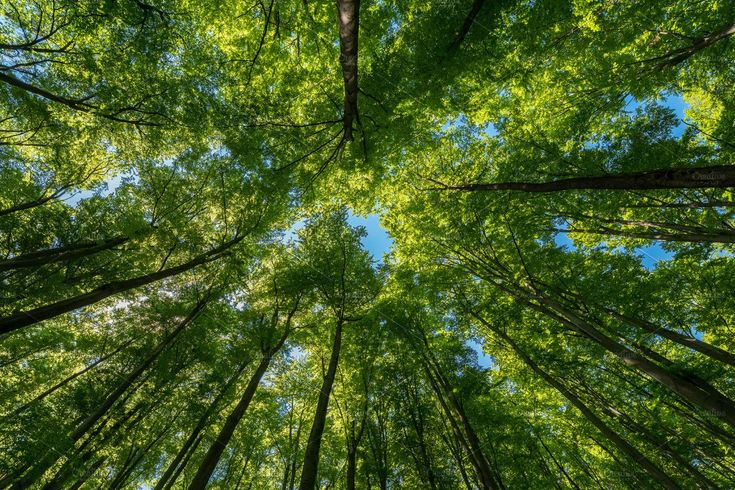
#> input picture image/nature.jpg, 735 x 490 px, found by its file name
$ python hello.py
#> lines starting #> are read from the running program, lines starting #| are printed output that depends on the picture
import numpy as np
import matplotlib.pyplot as plt
from mpl_toolkits.mplot3d import Axes3D
import cv2

def conv2d_manual(image, kernel):
    # ขนาดภาพ
    h, w = image.shape

    # ขนาด kernel
    kh, kw = kernel.shape

    # ต้อง flip kernel สำหรับ convolution
    kernel_flipped = np.flipud(np.fliplr(kernel))

    # padding รอบภาพ
    pad_h = kh // 2
    pad_w = kw // 2

    # สร้างภาพ padding
    padded = np.pad(image, ((pad_h, pad_h), (pad_w, pad_w)), mode='constant')

    # เตรียมที่เก็บผลลัพธ์
    result = np.zeros((h, w))

    # convolution ด้วยลูป
    for i in range(h):
        for j in range(w):
            # ตัดส่วนภาพที่ทับกับ kernel
            region = padded[i : i + kh, j : j + kw]

            # คูณ element-wise แล้วรวม
            result[i, j] = np.sum(region * kernel_flipped)

    return result

# กำหนดพิกัด x, y
x = np.arange(-5, 6)   # -5 ถึง 5
y = np.arange(-5, 6)

X, Y = np.meshgrid(x, y)

# พารามิเตอร์
sigma_x2 = 1
sigma_y2 = 1
x0 = 0
y0 = 0
A = 1

# ฟังก์ชัน Gaussian 2D
f = A * np.exp(
    - ( ((X - x0)**2) / (2 * sigma_x2) + ((Y - y0)**2) / (2 * sigma_y2) )
)
img_size = 128
img = cv2.imread('nature.jpg')
#> img is the input picture: shape (490, 735, 3); mean B, G, R 35.5, 91.5, 68.7
img_resized = cv2.resize(img, (img_size, img_size))
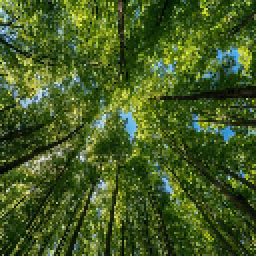
#> img_resized: shape (128, 128, 3) (shown 2 times larger); mean B, G, R 35.6, 91.7, 68.8

# เริ่ม plot 3D
fig = plt.figure(figsize=(10, 7))
ax = fig.add_subplot(111, projection='3d')

ax.plot_surface(X, Y, f, edgecolor='none')

# ตกแต่งกราฟ
ax.set_title("3D Gaussian Surface")
ax.set_xlabel("X")
ax.set_ylabel("Y")
ax.set_zlabel("f(x, y)")

plt.show()
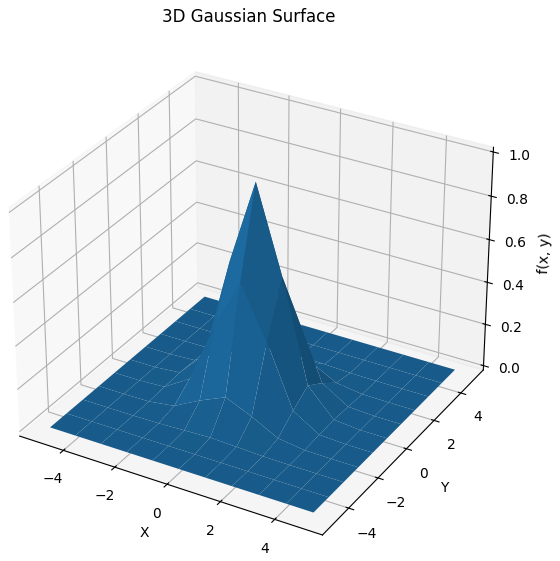
#> figure drawn by matplotlib, 1 panel

$ run again, with image/News-Road.jpg copied over image/nature.jpg
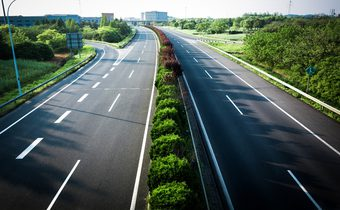
#> input picture image/News-Road.jpg, 340 x 210 px, found by its file name
#> img is the input picture: shape (210, 340, 3); mean B, G, R 89, 97.1, 82.9
#> `img_resized = cv2.resize(img, (img_size, img_size))`:
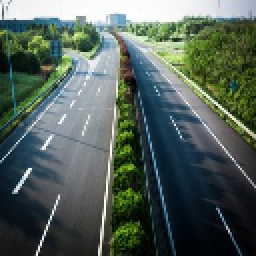
#> img_resized: shape (128, 128, 3) (shown 2 times larger); mean B, G, R 88.9, 97, 82.8
